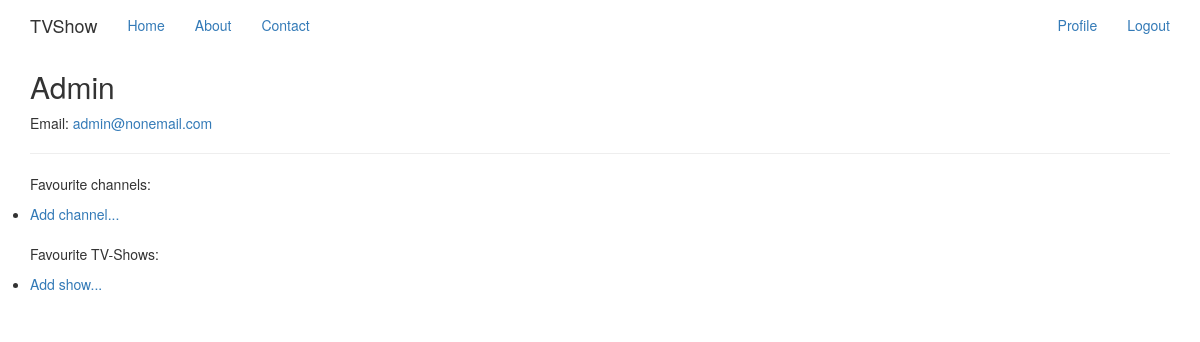
/users/1 (signed in), run on an earlier commit of the app's database.
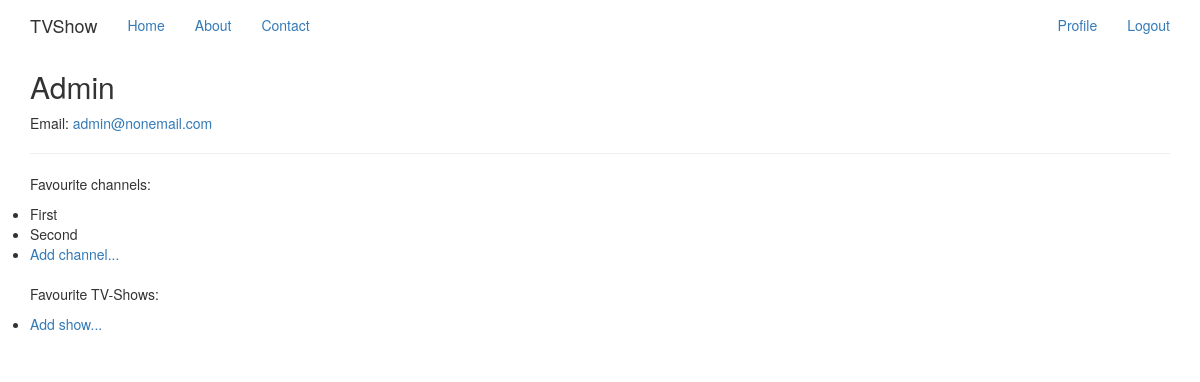
And on a later commit of the database.
### app/models.py (models this page shows, shortened)
class User(db.Model):
    __tablename__ = 'user'
    id = db.Column(Integer, primary_key=True)
    nickname = db.Column(String(80), unique=True, nullable=False)
    password = db.Column(String(64))
    email = db.Column(String(200), index=True, unique=True, nullable=False)
    admin = db.Column(Boolean, default=False, nullable=False)
    favourite_channels = db.relationship('FavouriteChannelsListItem', backref='user')
    favourite_shows = db.relationship('FavouriteShowsListItem', backref='user')
    def is_authenticated(self):
        return True

class FavouriteChannelsListItem(db.Model):
    __tablename__ = 'favourite_channels_list_item'
    id = db.Column(Integer, primary_key=True)
    channel_id = db.Column(Integer, db.ForeignKey('tvchannel.id'), index=True, nullable=False)
    user_id = db.Column(Integer, db.ForeignKey('user.id'), index=True, nullable=False)
    channel = db.relationship('TVChannel')

class TVChannel(db.Model):
    __tablename__ = 'tvchannel'
    id = db.Column(Integer, primary_key=True)
    name = db.Column(String(80), unique=True, index=True, nullable=False)
    timetable = db.relationship('TVChannelItem', backref='channel')

### app/views.py (the view)
@login_required
def user_show(user_id):
    user = User.query.get(user_id)
    title = u'No such user' if user is None else user.nickname
    if current_user.id != user.id and not current_user.is_admin():
        return lm.unauthorized()
    return render_template('user_show.html', title=title, user=user)

### app/__init__.py (called while the page is built)
@lm.user_loader
def load_user(user_id):
    from app.models import User
    return User.query.get(int(user_id))

### app/templates/user_show.html (shortened to what this page needs)
{% extends "base.html" %}
{% block content %}
    {% if user %}
        <h2>
          {{ user.nickname }}
        </h2>
        <p>
          Email: <a href="{{ user.email | e }}">{{ user.email | e }}</a>
        </p>
        <hr/>
        <p>Favourite channels: </p>
        <ul class="list-group">
          {% if user.favourite_channels and user.favourite_channels | length > 0 %}
              {% for item in user.favourite_channels %}
                <li>{{ item.channel.name }}</li>
              {% endfor %}
          {% endif %}
          <li><a href="{{ url_for('favourite_channels_edit', user_id=current_user.id) }}">Add channel...</a></li>
        </ul>
        <p>Favourite TV-Shows: </p>
        <ul class="list-group">
          <li><a href="{{ url_for('favourite_shows_edit', user_id=current_user.id) }}">Add show...</a></li>
        </ul>
    {% else %}
      <h3 class="text-center">No such user</h3>
    {% endif %}
{% endblock %}

### app/templates/base.html (shortened to what this page needs)
<html>
  <head>
    <link type="text/css" rel="stylesheet" href="{{ url_for('static', filename='bootstrap/css/bootstrap.min.css') }}">
    <link type="text/css" rel="stylesheet" href="{{ url_for('static', filename='style.css') }}">
  </head>
  <body>
    <nav class="navbar navbar-fixed-top">
      <div class="container">
        <div class="navbar-header">
          <p class="navbar-brand">TVShow</p>
        </div>
        <div id="navbar" class="collapse navbar-collapse">
          <ul class="nav navbar-nav">
            <li><a href="#">Home</a></li>
            <li><a href="#about">About</a></li>
            <li><a href="#contact">Contact</a></li>
          </ul>
          <ul class="nav navbar-nav navbar-right">
            <li>
              {% if not current_user.is_authenticated() %}
                <li><a href="{{ url_for('user_login') }}">Login</a></li>
                <li><a href="{{ url_for('user_register') }}">Register</a></li>
              {% else %}
                <li><a href="{{ url_for('user_show', user_id=current_user.id) }}">Profile</a></li>
                <li><a href="{{ url_for('user_logout') }}">Logout</a></li>
              {% endif %}
            </li>
          </ul>
        </div>
      </div>
    </nav>
    <div class="container">
        {% block content %}{% endblock %}
    </div>
  </body>
</html>

What changed in the data, as far as the page shows it:
added FavouriteChannelsListItem: channel.name "First"
added FavouriteChannelsListItem: channel.name "Second"
